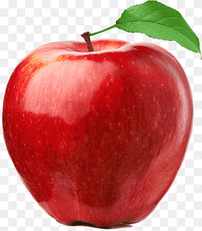
#> input picture 24537676016_ZahirOZEL_Odev2/elma.png, 202 x 231 px, shrunk from 360 x 413 before the run
$ python 5_GaussianBlur.py
#> lines starting #> are read from the running program, lines starting #| are printed output that depends on the picture
import os
import cv2

DOSYALAR = ["elma.png", "masa.png", "adam.png"]
CIKIS_DIZINI = "5_gaussian_blur"

# Gauss çekirdek boyutu (Genişlik, Yükseklik) ve standart sapma (sigmaX)
KERNEL_SIZE = (5, 5)
SIGMA_X = 0  # sigmaX = 0 demek OpenCV'nin Kernel boyutuna göre otomatik hesaplaması demektir.

if not os.path.exists(CIKIS_DIZINI):
    os.makedirs(CIKIS_DIZINI)

print(f"--- Gaussian Blur ({KERNEL_SIZE[0]}x{KERNEL_SIZE[1]} Çekirdek) ---")

for dosya_adi in DOSYALAR:
    try:
        # Görüntüyü oku
        img = cv2.imread(dosya_adi)
#> img is the input picture: shape (231, 202, 3); mean B, G, R 112.1, 119.1, 198.3
        if img is None:
            raise FileNotFoundError(f"OpenCV dosyayı okuyamadı: {dosya_adi}")

        # Gauss Bulanıklığı Uygula
        # cv2.GaussianBlur(kaynak, çekirdek_boyutu, sigmaX)
        blurred_img = cv2.GaussianBlur(img, KERNEL_SIZE, SIGMA_X)
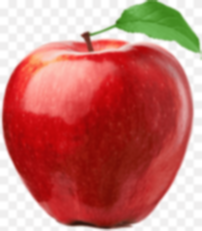
#> blurred_img: shape (231, 202, 3); mean B, G, R 112.1, 119.1, 198.3
#> pass 3 of the loop `for dosya_adi in DOSYALAR:`:
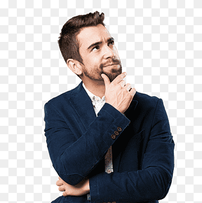
#> input picture 24537676016_ZahirOZEL_Odev2/adam.png, 202 x 203 px, shrunk from 360 x 363 before the run
#> img is the input picture: shape (203, 202, 3); mean B, G, R 173.4, 170.6, 171.5
#> `blurred_img = cv2.GaussianBlur(img, KERNEL_SIZE, SIGMA_X)`:
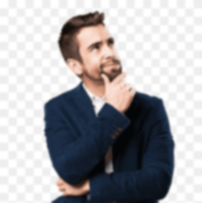
#> blurred_img: shape (203, 202, 3); mean B, G, R 173.4, 170.6, 171.5

        yeni_dosya_yolu = os.path.join(CIKIS_DIZINI, f"blurred_{dosya_adi}")
        cv2.imwrite(yeni_dosya_yolu, blurred_img)

        print(f"'{dosya_adi}' -> Gauss Bulanıklığı Tamamlandı: {yeni_dosya_yolu}")

    except FileNotFoundError:
        print(f"Hata: '{dosya_adi}' dosyası bulunamadı veya okunamadı.")
    except Exception as e:
        print(f"Hata oluştu: {dosya_adi} - {e}")

print("------------------------------------------------------------------")
